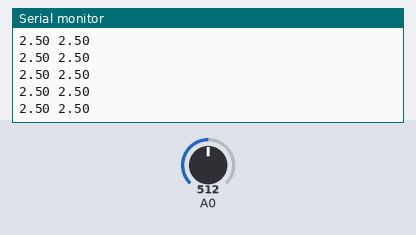
This sketch was run on a simulated Arduino Uno, built with avr-gcc and run on an emulated ATmega328P. Parts: the last lines printed to the serial monitor. The inputs (shaded band) are chosen by the test bench; at power-on: A0 = 512.

Above: at 1.2 s.
1.3 s: A0 set to 716
At 1.8 s:
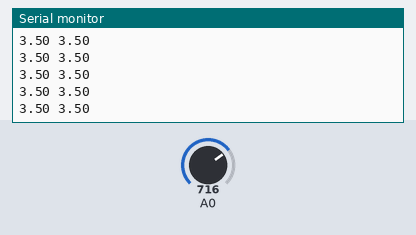
2.8 s: A0 set to 900
At 3.7 s:
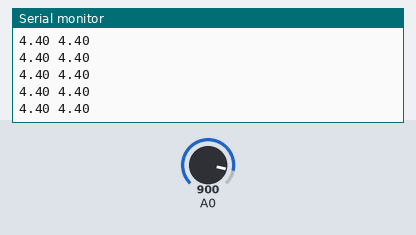
Timing chart, 0 to 5.8 s (numbered marks = the images above; inputs shaded):
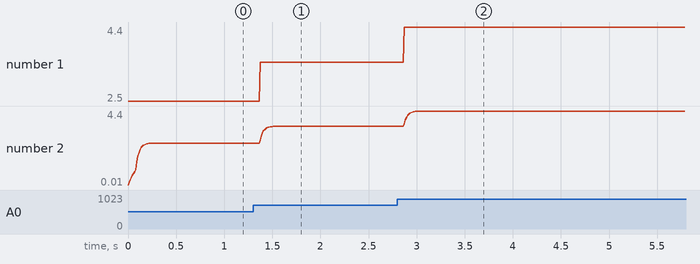

The sketch:

lowPassFilter.ino
```cpp
template <int order> // order is 1 or 2
class LowPass
{
  private:
    float a[order];
    float b[order+1];
    float omega0;
    float dt;
    bool adapt;
    float tn1 = 0;
    float x[order+1]; // Raw values
    float y[order+1]; // Filtered values

  public:
    LowPass(float f0, float fs, bool adaptive){
      // f0: cutoff frequency (Hz)
      // fs: sample frequency (Hz)
      // adaptive: boolean flag, if set to 1, the code will automatically set
      // the sample frequency based on the time history.

      omega0 = 6.28318530718*f0;
      dt = 1.0/fs;
      adapt = adaptive;
      tn1 = -dt;
      for(int k = 0; k < order+1; k++){
        x[k] = 0;
        y[k] = 0;
      }
      setCoef();
    }

    void setCoef(){
      if(adapt){
        float t = micros()/1.0e6;
        dt = t - tn1;
        tn1 = t;
      }

      float alpha = omega0*dt;
      if(order==1){
        a[0] = -(alpha - 2.0)/(alpha+2.0);
        b[0] = alpha/(alpha+2.0);
        b[1] = alpha/(alpha+2.0);
      }
      if(order==2){
        float alphaSq = alpha*alpha;
        float beta[] = {1, sqrt(2), 1};
        float D = alphaSq*beta[0] + 2*alpha*beta[1] + 4*beta[2];
        b[0] = alphaSq/D;
        b[1] = 2*b[0];
        b[2] = b[0];
        a[0] = -(2*alphaSq*beta[0] - 8*beta[2])/D;
        a[1] = -(beta[0]*alphaSq - 2*beta[1]*alpha + 4*beta[2])/D;
      }
    }

    float filt(float xn){
      // Provide me with the current raw value: x
      // I will give you the current filtered value: y
      if(adapt){
        setCoef(); // Update coefficients if necessary
      }
      y[0] = 0;
      x[0] = xn;
      // Compute the filtered values
      for(int k = 0; k < order; k++){
        y[0] += a[k]*y[k+1] + b[k]*x[k];
      }
      y[0] += b[order]*x[order];

      // Save the historical values
      for(int k = order; k > 0; k--){
        y[k] = y[k-1];
        x[k] = x[k-1];
      }

      // Return the filtered value
      return y[0];
    }
};

// Filter instance
LowPass<1> lp(5,1e3,true);

void setup() {
  // put your setup code here, to run once:
  Serial.begin(9600);
}

void loop() {
  // read pin A0 and compute voltage
  int analogValue = analogRead(A0);
  float xn = analogValue*5.0/1023.0;

  // compute the filtered signal
  float yn = lp.filt(xn);

  // Output
  Serial.print(xn);
  Serial.print(" ");
  Serial.print(yn);
  Serial.println();
  delay(1);
}
```

Measured:
- after the input at 1.3 s, the serial monitor: prints a new line after 0.07 s (image 1)
- after the input at 2.8 s, the serial monitor: prints a new line after 0.07 s (image 2)
- plotted number 1: 2.5 → 3.5 after the input at 1.3 s, 3.5 → 4.4 after the input at 2.8 s
- plotted number 2: 2.5 → 3.5 after the input at 1.3 s, 3.5 → 4 after the input at 2.8 s
